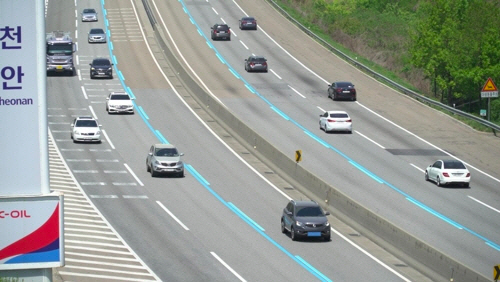
//> input picture F458/dsp/ccs_backup1/sungmin/3/sample.jpg, 500 x 282 px
$ ./roi_sobel   (built with g++ and OpenCV 4)
//> lines starting //> are read from the running program, lines starting //| are printed output that depends on the picture; after the words box and inside, x2 and y2 are one past the last pixel; in counts of white or black regions, pixels touching at a corner belong together
//> further down, img is the input picture: 282 rows x 500 cols, CV_8UC3; mean B, G, R 150.4, 156.3, 150.3
#include <opencv2/highgui/highgui.hpp>
#include <opencv2/opencv.hpp>
#include <iostream>
#include <stdio.h>

using namespace cv;
using namespace std;

Mat custom_roi(Mat img)
{
    Mat output;
    Mat mask = Mat::zeros(img.size(),img.type());

    Point pts[6]={
                  Point(50,0),
                  Point(50,142),
                  Point(150,284),
                  Point(490,284),
                  Point(173,63),
                  Point(173,0)
    };
    fillConvexPoly(mask, pts, 6, Scalar(255,255,255));

    bitwise_and(img,mask, output);
    return output;
}

Mat edge_detect(Mat blur)
{
    Mat output;

    cvtColor(blur, output, COLOR_RGB2GRAY);
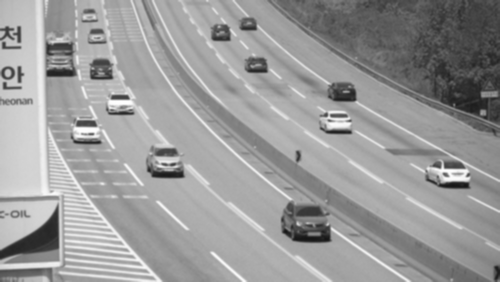
//> output: 282 rows x 500 cols, CV_8UC1; min 21, max 255, mean 153.8
    threshold(output,output,180,255,THRESH_BINARY);
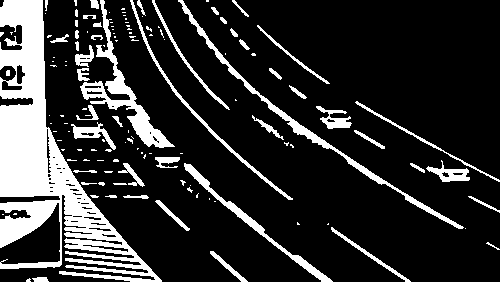
//> output: 282 rows x 500 cols, CV_8UC1; 18.7% white; 133 white regions (81 under 20 px), largest, box (x1, y1, x2, y2) and area: (0, 0, 162, 282) 14588, (80, 0, 175, 148) 2239, (178, 0, 464, 229) 1820

    Point anchor=Point(-1,-1);
    Mat kernel= Mat(1,3,CV_32F);

    kernel.at<float>(0,0)=-1;
    kernel.at<float>(0,1)=0;
    kernel.at<float>(0,2)=1;

    filter2D(output,output,-1,kernel,anchor,0,BORDER_DEFAULT);
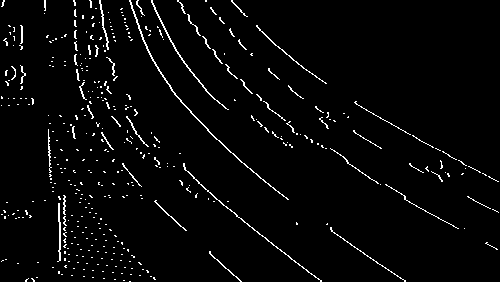
//> output: 282 rows x 500 cols, CV_8UC1; 3.1% white in thin lines or dots

    return output;
}

int main(int argc , char** argv)
{
    Mat img=imread("sample.jpg",-1);
    Mat blur;
    Mat edge;
    Mat croi;

    if(img.empty()){
        return -1;
    }

    GaussianBlur(img,blur,Size(3,3),0,0);

    edge=edge_detect(blur);

    croi=custom_roi(edge);
//> in custom_roi, `fillConvexPoly(mask, pts, 6, Scalar(255,255,255));`:
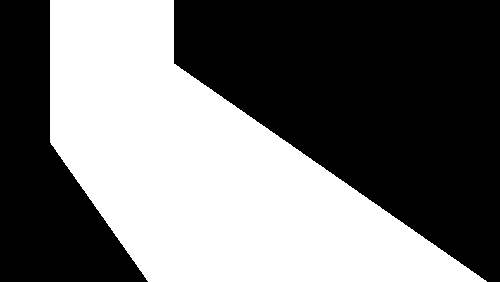
//> mask: 282 rows x 500 cols, CV_8UC1; 44.3% white; 1 white region, box (x1, y1, x2, y2) and area: (50, 0, 487, 282) 62437
//> in custom_roi, `bitwise_and(img,mask, output);`:
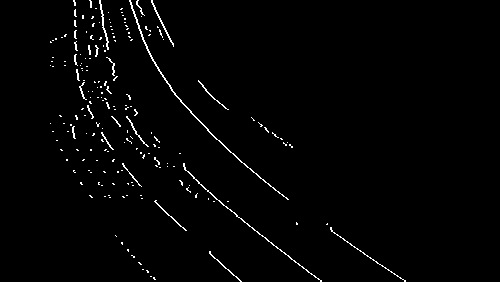
//> output: 282 rows x 500 cols, CV_8UC1; 1.6% white in thin lines or dots, all inside (x1, y1, x2, y2) = (50, 0, 406, 282)

    imwrite("org_img.jpg",img);
    imwrite("sobel_roi.jpg",croi);

    imshow("Origin Image", img);
    imshow("Filtered Image",croi);

    waitKey(0);

    destroyWindow("Origin Image");
    destroyWindow("Filtered Image");

    return 0;
}
